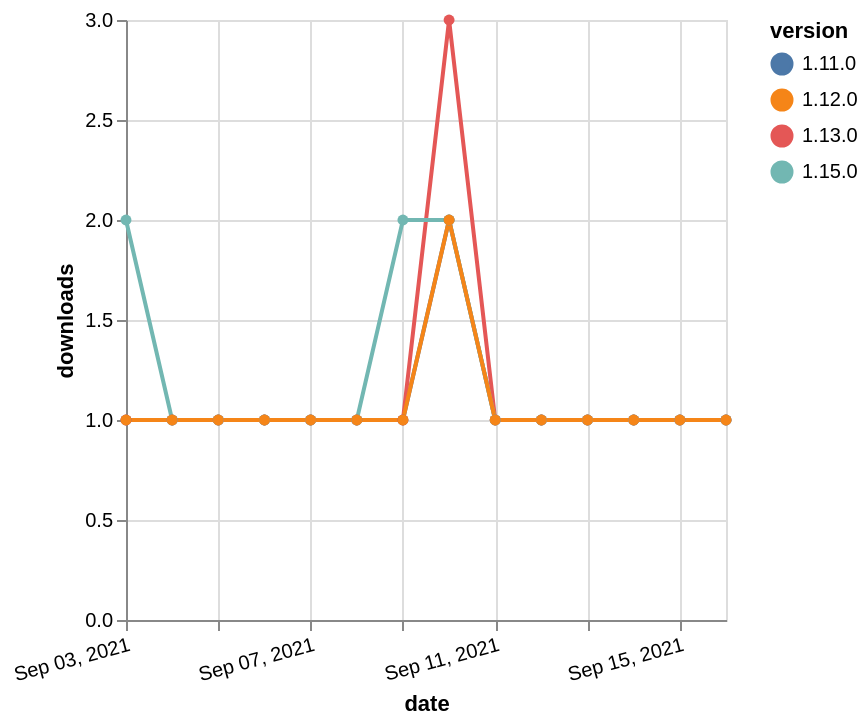

Vega-Lite specification stored for this chart:
### Vega-Lite specification from a JSON file in a GitHub repository (floating-point values rounded to 4 significant figures)
{"$schema": "https://vega.github.io/schema/vega-lite/v5.json", "description": "A simple bar chart with embedded data.", "data": {"values": [{"date": "2021-09-03", "total": 211, "delta": 1, "version": "1.11.0"}, {"date": "2021-09-04", "total": 212, "delta": 1, "version": "1.11.0"}, {"date": "2021-09-05", "total": 213, "delta": 1, "version": "1.11.0"}, {"date": "2021-09-06", "total": 214, "delta": 1, "version": "1.11.0"}, {"date": "2021-09-07", "total": 215, "delta": 1, "version": "1.11.0"}, {"date": "2021-09-08", "total": 216, "delta": 1, "version": "1.11.0"}, {"date": "2021-09-09", "total": 217, "delta": 1, "version": "1.11.0"}, {"date": "2021-09-10", "total": 219, "delta": 2, "version": "1.11.0"}, {"date": "2021-09-11", "total": 220, "delta": 1, "version": "1.11.0"}, {"date": "2021-09-12", "total": 221, "delta": 1, "version": "1.11.0"}, {"date": "2021-09-13", "total": 222, "delta": 1, "version": "1.11.0"}, {"date": "2021-09-14", "total": 223, "delta": 1, "version": "1.11.0"}, {"date": "2021-09-15", "total": 224, "delta": 1, "version": "1.11.0"}, {"date": "2021-09-16", "total": 225, "delta": 1, "version": "1.11.0"}, {"date": "2021-09-03", "total": 287, "delta": 1, "version": "1.13.0"}, {"date": "2021-09-04", "total": 288, "delta": 1, "version": "1.13.0"}, {"date": "2021-09-05", "total": 289, "delta": 1, "version": "1.13.0"}, {"date": "2021-09-06", "total": 290, "delta": 1, "version": "1.13.0"}, {"date": "2021-09-07", "total": 291, "delta": 1, "version": "1.13.0"}, {"date": "2021-09-08", "total": 292, "delta": 1, "version": "1.13.0"}, {"date": "2021-09-09", "total": 293, "delta": 1, "version": "1.13.0"}, {"date": "2021-09-10", "total": 296, "delta": 3, "version": "1.13.0"}, {"date": "2021-09-11", "total": 297, "delta": 1, "version": "1.13.0"}, {"date": "2021-09-12", "total": 298, "delta": 1, "version": "1.13.0"}, {"date": "2021-09-13", "total": 299, "delta": 1, "version": "1.13.0"}, {"date": "2021-09-14", "total": 300, "delta": 1, "version": "1.13.0"}, {"date": "2021-09-15", "total": 301, "delta": 1, "version": "1.13.0"}, {"date": "2021-09-16", "total": 302, "delta": 1, "version": "1.13.0"}, {"date": "2021-09-03", "total": 116, "delta": 2, "version": "1.15.0"}, {"date": "2021-09-04", "total": 117, "delta": 1, "version": "1.15.0"}, {"date": "2021-09-05", "total": 118, "delta": 1, "version": "1.15.0"}, {"date": "2021-09-06", "total": 119, "delta": 1, "version": "1.15.0"}, {"date": "2021-09-07", "total": 120, "delta": 1, "version": "1.15.0"}, {"date": "2021-09-08", "total": 121, "delta": 1, "version": "1.15.0"}, {"date": "2021-09-09", "total": 123, "delta": 2, "version": "1.15.0"}, {"date": "2021-09-10", "total": 125, "delta": 2, "version": "1.15.0"}, {"date": "2021-09-11", "total": 126, "delta": 1, "version": "1.15.0"}, {"date": "2021-09-12", "total": 127, "delta": 1, "version": "1.15.0"}, {"date": "2021-09-13", "total": 128, "delta": 1, "version": "1.15.0"}, {"date": "2021-09-14", "total": 129, "delta": 1, "version": "1.15.0"}, {"date": "2021-09-15", "total": 130, "delta": 1, "version": "1.15.0"}, {"date": "2021-09-16", "total": 131, "delta": 1, "version": "1.15.0"}, {"date": "2021-09-03", "total": 172, "delta": 1, "version": "1.12.0"}, {"date": "2021-09-04", "total": 173, "delta": 1, "version": "1.12.0"}, {"date": "2021-09-05", "total": 174, "delta": 1, "version": "1.12.0"}, {"date": "2021-09-06", "total": 175, "delta": 1, "version": "1.12.0"}, {"date": "2021-09-07", "total": 176, "delta": 1, "version": "1.12.0"}, {"date": "2021-09-08", "total": 177, "delta": 1, "version": "1.12.0"}, {"date": "2021-09-09", "total": 178, "delta": 1, "version": "1.12.0"}, {"date": "2021-09-10", "total": 180, "delta": 2, "version": "1.12.0"}, {"date": "2021-09-11", "total": 181, "delta": 1, "version": "1.12.0"}, {"date": "2021-09-12", "total": 182, "delta": 1, "version": "1.12.0"}, {"date": "2021-09-13", "total": 183, "delta": 1, "version": "1.12.0"}, {"date": "2021-09-14", "total": 184, "delta": 1, "version": "1.12.0"}, {"date": "2021-09-15", "total": 185, "delta": 1, "version": "1.12.0"}, {"date": "2021-09-16", "total": 186, "delta": 1, "version": "1.12.0"}]}, "width": "container", "mark": {"type": "line", "point": {"filled": true}}, "encoding": {"x": {"field": "date", "type": "temporal", "timeUnit": "yearmonthdate", "title": "date", "axis": {"labelAngle": -15}}, "y": {"field": "delta", "type": "quantitative", "title": "downloads"}, "color": {"field": "version", "type": "nominal"}, "tooltip": {"field": "delta"}}}
